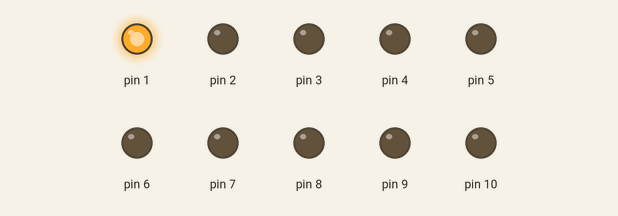
Simulated run of this sketch. Board: Arduino Uno, built with avr-gcc and run on an emulated ATmega328P. Shown: output pins drawn as LEDs (lit = HIGH).

Above: at 0.5 s.
At 2.5 s:
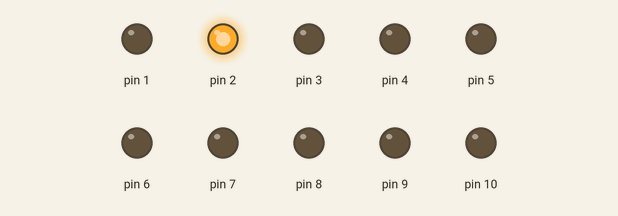
At 5.5 s:
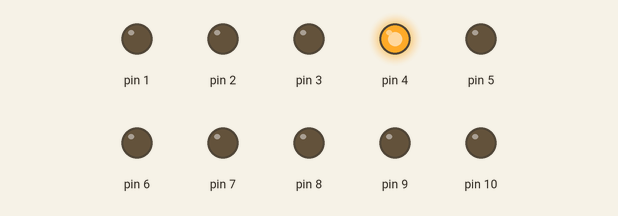
At 10.5 s:
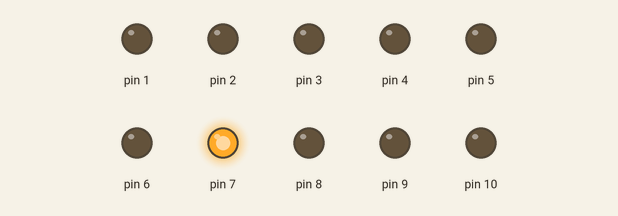
At 15.9 s:
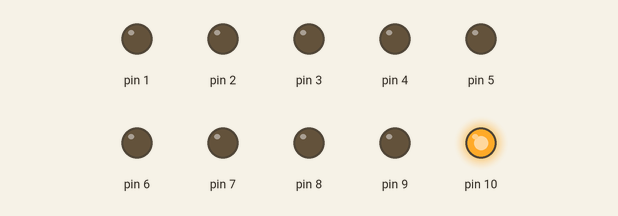
At 21.3 s:
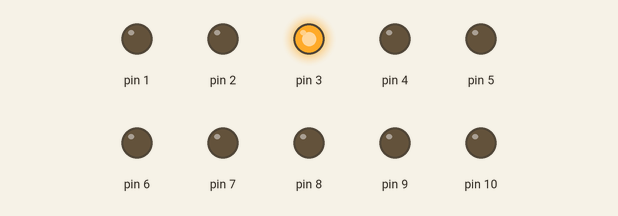
Timing chart, 0 to 22.5 s (numbered marks = the images above):
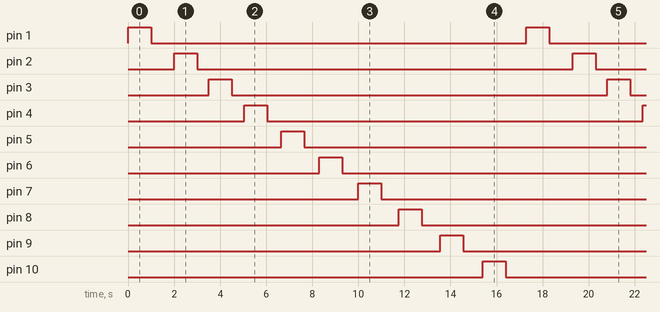

The sketch:

1B.ino
```cpp
// C++ code
//
void setup()
{
  pinMode(1, OUTPUT);
  pinMode(2, OUTPUT);
  pinMode(3, OUTPUT);
  pinMode(4, OUTPUT);
  pinMode(5, OUTPUT);
  pinMode(6, OUTPUT);
  pinMode(7, OUTPUT);
  pinMode(8, OUTPUT);
  pinMode(9, OUTPUT);
  pinMode(10, OUTPUT);
}

void loop()
{
  digitalWrite(1, HIGH);
  delay(1000);
  digitalWrite(1, LOW);
  delay(1000);

    digitalWrite(2, HIGH);
  delay(1000);
  digitalWrite(2, LOW);
  delay(500);

    digitalWrite(3, HIGH);
  delay(1000);
  digitalWrite(3, LOW);
  delay(550);

    digitalWrite(4, HIGH);
  delay(1000);
  digitalWrite(4, LOW);
  delay(600);

    digitalWrite(5, HIGH);
  delay(1000);
  digitalWrite(5, LOW);
  delay(650);

    digitalWrite(6, HIGH);
  delay(1000);
  digitalWrite(6, LOW);
  delay(700);

    digitalWrite(7, HIGH);
  delay(1000);
  digitalWrite(7, LOW);
  delay(750);

    digitalWrite(8, HIGH);
  delay(1000);
  digitalWrite(8, LOW);
  delay(800);

    digitalWrite(9, HIGH);
  delay(1000);
  digitalWrite(9, LOW);
  delay(850);

    digitalWrite(10, HIGH);
  delay(1000);
  digitalWrite(10, LOW);
  delay(900);
}
```

Measured:
- by itself, pin 1–10: alternates HIGH for 1.0 s and LOW for 16.3 s
- by itself, everything shown: repeats every 17.3 s, in 20 steps
